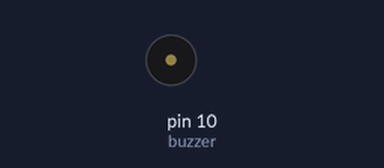
A sketch run on a simulated Arduino Uno, built with avr-gcc and run on an emulated ATmega328P. On the bench: buzzer (waves = sounding).

Above: at 0.8 s.
At 2.87 s:
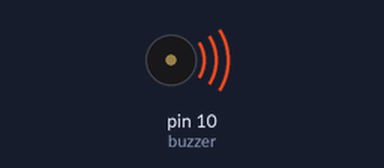
Timing chart, 0 to 3.2 s (numbered marks = the images above):
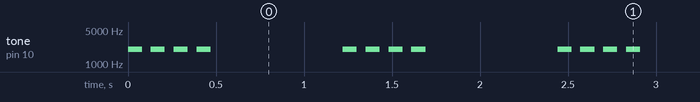

The sketch:

buzzer.ino
```cpp
const int buzzer = 10;
int i = 2000;
int j = 80;
int k = 50;

/*Criamos uma constante que armazena o número da porta*/


void setup() {
/*metodo setup só é executado uma unica vez*/
pinMode(buzzer,OUTPUT);
}
void loop() {

tone(buzzer,i);
delay(j);
noTone(buzzer);
delay(k);

tone(buzzer,i);
delay(j);
noTone(buzzer);
delay(k);

tone(buzzer,i);
delay(j);
noTone(buzzer);
delay(k);

tone(buzzer,i);
delay(j);
noTone(buzzer);
delay(k);

delay(700);
}
```

Measured:
- by itself, tone on pin 10 (buzzer): repeats every 1.2 s: 3 × (silent 0.05 s, 2000 Hz 0.08 s), silent 0.75 s, 2000 Hz 0.08 s
